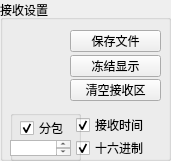
   <widget class="QGroupBox" name="groupBoxRevSet">
    <property name="geometry">
     <rect>
      <x>10</x>
      <y>200</y>
      <width>171</width>
      <height>161</height>
     </rect>
    </property>
    <property name="title">
     <string>接收设置</string>
    </property>
    <widget class="QPushButton" name="pushButtonSaveRev">
     <property name="geometry">
      <rect>
       <x>70</x>
       <y>30</y>
       <width>91</width>
       <height>22</height>
      </rect>
     </property>
     <property name="text">
      <string>保存文件</string>
     </property>
    </widget>
    <widget class="QPushButton" name="pushButtonStopRev">
     <property name="geometry">
      <rect>
       <x>70</x>
       <y>55</y>
       <width>91</width>
       <height>22</height>
      </rect>
     </property>
     <property name="text">
      <string>冻结显示</string>
     </property>
    </widget>
    <widget class="QPushButton" name="pushButtonClearRev">
     <property name="geometry">
      <rect>
       <x>70</x>
       <y>79</y>
       <width>91</width>
       <height>22</height>
      </rect>
     </property>
     <property name="text">
      <string>清空接收区</string>
     </property>
    </widget>
    <widget class="QCheckBox" name="checkBoxReVTime">
     <property name="geometry">
      <rect>
       <x>76</x>
       <y>114</y>
       <width>77</width>
       <height>22</height>
      </rect>
     </property>
     <property name="text">
      <string>接收时间</string>
     </property>
     <property name="checked">
      <bool>true</bool>
     </property>
    </widget>
    <widget class="QCheckBox" name="checkBoxRevHex">
     <property name="enabled">
      <bool>true</bool>
     </property>
     <property name="geometry">
      <rect>
       <x>76</x>
       <y>137</y>
       <width>77</width>
       <height>22</height>
      </rect>
     </property>
     <property name="text">
      <string>十六进制</string>
     </property>
     <property name="checkable">
      <bool>true</bool>
     </property>
     <property name="checked">
      <bool>true</bool>
     </property>
     <property name="tristate">
      <bool>false</bool>
     </property>
    </widget>
    <widget class="QGroupBox" name="groupBox">
     <property name="geometry">
      <rect>
       <x>10</x>
       <y>110</y>
       <width>71</width>
       <height>51</height>
      </rect>
     </property>
     <property name="title">
      <string/>
     </property>
     <widget class="QCheckBox" name="checkSubPacket">
      <property name="geometry">
       <rect>
        <x>10</x>
        <y>10</y>
        <width>51</width>
        <height>16</height>
       </rect>
      </property>
      <property name="text">
       <string>分包</string>
      </property>
      <property name="checked">
       <bool>true</bool>
      </property>
     </widget>
     <widget class="QTextEdit" name="textEdit">
      <property name="geometry">
       <rect>
        <x>0</x>
        <y>30</y>
        <width>61</width>
        <height>16</height>
       </rect>
      </property>
     </widget>
    </widget>
   </widget>
